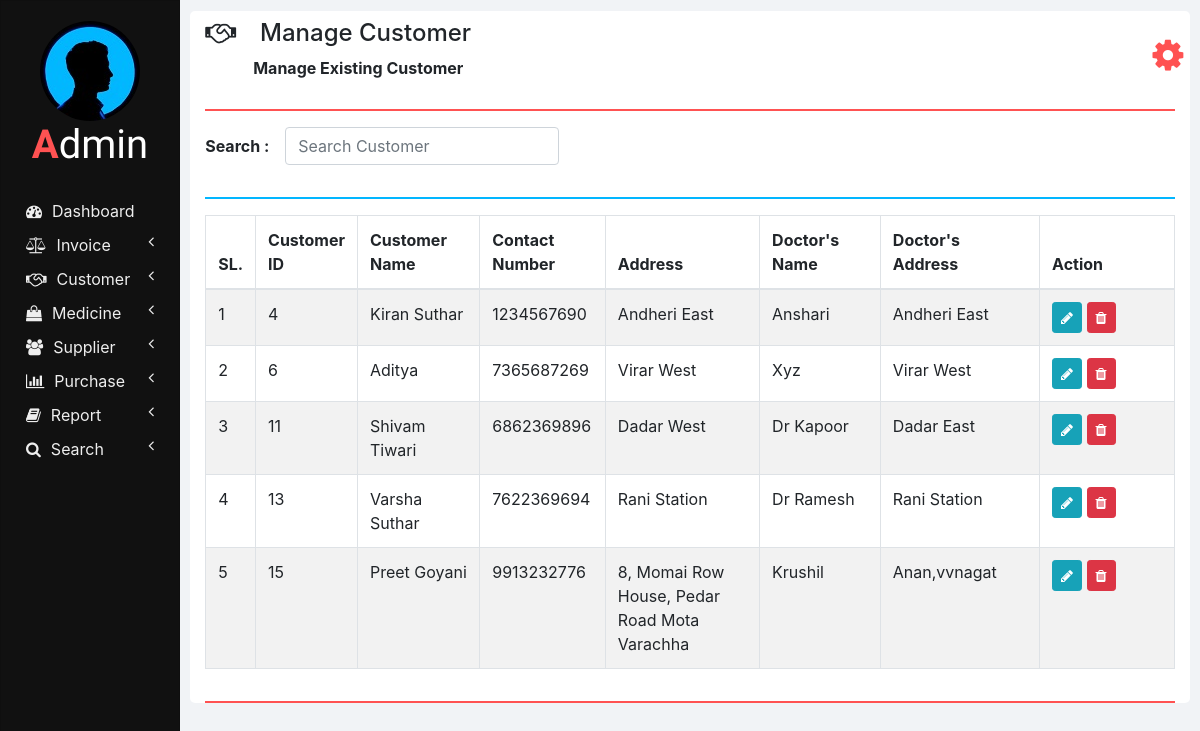
The page /manage_customer.php on the database its author committed.
### tables this page shows
CREATE TABLE `customers` (
  `ID` int(11) NOT NULL,
  `NAME` varchar(20) NOT NULL,
  `CONTACT_NUMBER` varchar(10) NOT NULL,
  `ADDRESS` varchar(100) NOT NULL,
  `DOCTOR_NAME` varchar(20) NOT NULL,
  `DOCTOR_ADDRESS` varchar(100) NOT NULL
);

### php/manage_customer.php (the view, shortened to what this page needs)
<?php
  function showCustomers($id) {
    require "db_connection.php";
    if($con) {
      $seq_no = 0;
      $query = "SELECT * FROM customers";
      $result = mysqli_query($con, $query);
      while($row = mysqli_fetch_array($result)) {
        $seq_no++;
        if($row['ID'] == $id)
          showEditOptionsRow($seq_no, $row);
        else
          showCustomerRow($seq_no, $row);
      }
    }
  }
  function showCustomerRow($seq_no, $row) {
    ?>
    <tr>
      <td><?php echo $seq_no; ?></td>
      <td><?php echo $row['ID'] ?></td>
      <td><?php echo $row['NAME']; ?></td>
      <td><?php echo $row['CONTACT_NUMBER']; ?></td>
      <td><?php echo $row['ADDRESS']; ?></td>
      <td><?php echo $row['DOCTOR_NAME']; ?></td>
      <td><?php echo $row['DOCTOR_ADDRESS']; ?></td>
      <td>
        <button href="" class="btn btn-info btn-sm" onclick="editCustomer(<?php echo $row['ID']; ?>);">
          <i class="fa fa-pencil"></i>
        </button>
        <button class="btn btn-danger btn-sm" onclick="deleteCustomer(<?php echo $row['ID']; ?>);">
          <i class="fa fa-trash"></i>
        </button>
      </td>
    </tr>
    <?php
  }
  ?>

### manage_customer.php (shortened to what this page needs)
<!DOCTYPE html>
<html lang="en" dir="ltr">
  <head>
    <link rel="stylesheet" href="bootstrap/css/bootstrap.min.css">
    <link rel="stylesheet" href="https://use.fontawesome.com/releases/v5.3.1/css/all.css">
    <link rel="stylesheet" href="https://cdnjs.cloudflare.com/ajax/libs/font-awesome/4.7.0/css/font-awesome.min.css">
    <link rel="stylesheet" href="css/sidenav.css">
    <link rel="stylesheet" href="css/home.css">
  </head>
  <body style="max-height: 100%;">
    <div class="container-fluid">
      <div class="container">
        <?php
          require "php/header.php";
          createHeader('handshake', 'Manage Customer', 'Manage Existing Customer');
        ?>
        <div class="row">
          <div class="col-md-12 form-group form-inline">
            <label class="font-weight-bold" for="">Search :&emsp;</label>
            <input type="text" class="form-control" id="" placeholder="Search Customer" onkeyup="searchCustomer(this.value);">
          </div>
          <div class="col col-md-12">
            <hr class="col-md-12" style="padding: 0px; border-top: 2px solid  #02b6ff;">
          </div>
          <div class="col col-md-12 table-responsive">
            <div class="table-responsive">
            	<table class="table table-bordered table-striped table-hover">
            		<thead>
            			<tr>
            				<th style="width: 2%;">SL.</th>
                    <th style="width: 10%;">Customer ID</th>
            				<th style="width: 13%;">Customer Name</th>
                    <th style="width: 13%;">Contact Number</th>
                    <th style="width: 17%;">Address</th>
                    <th style="width: 13%;">Doctor's Name</th>
                    <th style="width: 17%;">Doctor's Address</th>
                    <th style="width: 15%;">Action</th>
            			</tr>
            		</thead>
            		<tbody id="customers_div">
                  <?php
                    require 'php/manage_customer.php';
                    showCustomers(0);
                  ?>
            		</tbody>
            	</table>
            </div>
          </div>
        </div>
        <hr style="border-top: 2px solid #ff5252;">
      </div>
    </div>
  </body>
</html>

### php/header.php
<?php
  function createHeader($icon, $heading, $sub_heading) {
    echo '
    <section class="row content-header">
      <div class="header-title col-md-11">
        <p class="h4 pt-2"><i class="fa fa-'.$icon.'"></i>&emsp;'.$heading.'</p>
        &emsp;&emsp;&emsp;<small class="font-weight-bold h6">'.$sub_heading.'</small>
      </div>
      <div class="col-md-1 user_options">
        <button class="col col-md-1 m-3" onclick="showOptions();">
          <i class="fa fa-gear"></i>
        </button>
        <div id="mark"><i class="fa fa-play fa-rotate-270"></i></div>
        <ul id="options" class="options list-unstyled" style="display: none;">
          <li>
            <a href="my_profile.php"><i class="fa fa-user"></i><span>My Profile</span></a>
          </li>
          <li>
            <a href="change_password.php"><i class="fa fa-edit"></i><span>Change Password</span></a>
          </li>
          <li>
            <a href="logout.php"><i class="fa fa-key"></i><span>Logout</span></a>
          </li>
        </ul>
      </div>
    </section>
    <hr style="border-top: 2px solid #ff5252;">
    ';
  }
?>

### css/sidenav.css (style rules this page uses)
body { background-color: #f1f3f6; }
.sidenav { width: 15%; height: 100vh; background-color: #222222; position: fixed; z-index: 1; flex: 1 0 auto; }
.card { width: 100%; height: 100%; top: 0; border-radius: 0; background-color: #111111; }
.logo .logo-caption { font-family: 'Poiret One', cursive; color: #ffffff; text-align: center; margin-bottom: 25px; }
.logo .profile { margin-left: 50%; border-radius: 50%; transform: translate(-50%); }
.logo .tweak { color: #ff5252; font-weight: bold; }
.main-menu-item { padding: 5px 5px; cursor: pointer; }
.main-menu-item > a { color: #eeeeee; text-decoration: none; font-size: 16px; }
.main-menu-item > a > span { margin-left: 10px; }

### css/home.css (style rules this page uses)
html, body { height: 100vh; }
.container-fluid { margin-left: 15%; width: 85%; background: #f1f3f6; padding: 1px 0 0 0; flex: 1 0 auto; }
.container { margin: 0; max-width: 98%; margin: 1%; background-color: #ffffff; border-radius: 5px; }
.user_options button { max-width: 50px; max-height: 50px; font-size: 36px; background-color: #ffffff; color: #ff5252; border: none; outline: none; }

### rows shown on the page
customers: seq_no "1", ID "4", NAME "Kiran Suthar", CONTACT_NUMBER "1234567690", ADDRESS "Andheri East", DOCTOR_NAME "Anshari", DOCTOR_ADDRESS "Andheri East"
customers: seq_no "2", ID "6", NAME "Aditya", CONTACT_NUMBER "7365687269", ADDRESS "Virar West", DOCTOR_NAME "Xyz", DOCTOR_ADDRESS "Virar West"
customers: seq_no "3", ID "11", NAME "Shivam Tiwari", CONTACT_NUMBER "6862369896", ADDRESS "Dadar West", DOCTOR_NAME "Dr Kapoor", DOCTOR_ADDRESS "Dadar East"
customers: seq_no "4", ID "13", NAME "Varsha Suthar", CONTACT_NUMBER "7622369694", ADDRESS "Rani Station", DOCTOR_NAME "Dr Ramesh", DOCTOR_ADDRESS "Rani Station"
customers: seq_no "5", ID "15", NAME "Preet Goyani", CONTACT_NUMBER "9913232776", ADDRESS "8, Momai Row House, Pedar Road Mota Varachha", DOCTOR_NAME "Krushil", DOCTOR_ADDRESS "Anan,vvnagat"

### other values the page prints
$heading "Manage Customer"
$sub_heading "Manage Existing Customer"
